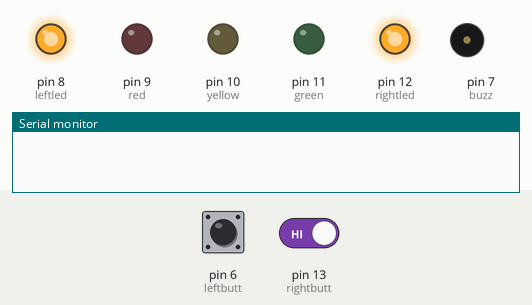
The sketch below on a simulated Arduino Uno, built with avr-gcc and run on an emulated ATmega328P. On the bench: output pins drawn as LEDs (lit = HIGH), buzzer (waves = sounding, pin HIGH), the last lines printed to the serial monitor. The inputs (shaded band) are chosen by the test bench; at power-on: pin 6 (leftbutt) HIGH, pin 13 (rightbutt) HIGH. Random numbers use the default seed unless the sketch sets one.

Above: at 6.8 s.
6.9 s: pin 6 (leftbutt) pulled LOW for 0.2 s
At 8.7 s:
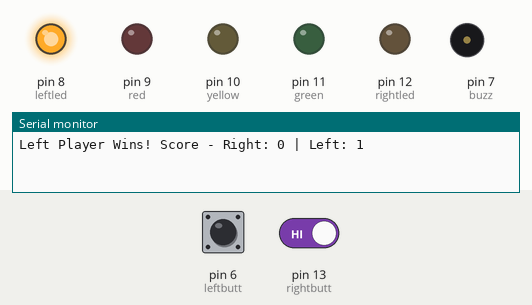
12.9 s: pin 6 (leftbutt) driven LOW and pin 13 (rightbutt) driven LOW
At 15.2 s:
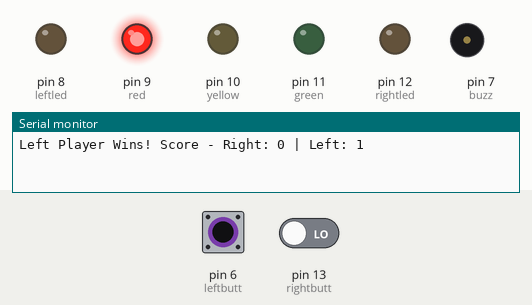
15.9 s: pin 13 (rightbutt) driven HIGH
At 22.7 s:
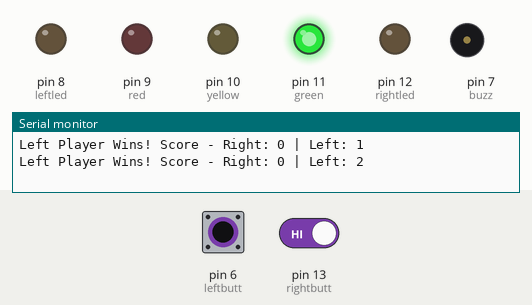
Timing chart, 0 to 24.9 s (numbered marks = the images above; inputs shaded):
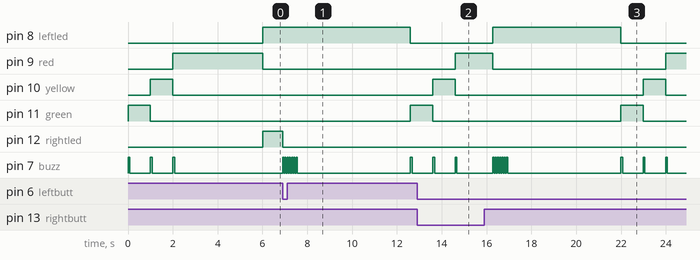

Measured:
- after the input at 6.9 s, pin 8 (leftled): HIGH → LOW after 5.7 s; pin 11 (green): LOW → HIGH after 5.7 s; pin 12 (rightled): HIGH → LOW at once; pin 7 (buzz): goes 6 × (HIGH 0.05 s, LOW 0.05 s), HIGH 0.05 s, LOW 5.1 s, HIGH 0.08 s, then LOW, starting at once
- after the input at 15.9 s, pin 8 (leftled): LOW → HIGH after 0.39 s, → LOW 5.7 s later
- by itself, pin 7 (buzz): alternates HIGH for 0.08 s and LOW for 0.92 s, 6 changes in all, then stays LOW

The sketch:

Reaction_Game.ino
```cpp
int rightled = 12;
int green = 11;
int yellow = 10;
int red = 9;
int leftled = 8;

int buzz = 7;

int rightbutt = 13;
int leftbutt = 6;

bool buttonPressed = 0;

int x;
int rightScore = 0;
int leftScore = 0;

  void
  setup() {
  // put your setup code here, to run once:
  pinMode(rightled, OUTPUT);
  pinMode(green, OUTPUT);
  pinMode(yellow, OUTPUT);
  pinMode(red, OUTPUT);
  pinMode(leftled, OUTPUT);

  pinMode(buzz, OUTPUT);

  pinMode(rightbutt, INPUT_PULLUP);
  pinMode(leftbutt, INPUT_PULLUP);

  randomSeed(analogRead(A0));

  Serial.begin(9600);
}


void loop() {
  // Sound at end
  digitalWrite(green, HIGH);
  digitalWrite(buzz, HIGH);
  delay(80);
  digitalWrite(buzz, LOW);
  delay(920);
  digitalWrite(green, LOW);

  digitalWrite(yellow, HIGH);
  digitalWrite(buzz, HIGH);
  delay(80);
  digitalWrite(buzz, LOW);
  delay(920);
  digitalWrite(yellow, LOW);

  digitalWrite(red, HIGH);
  digitalWrite(buzz, HIGH);
  delay(80);
  digitalWrite(buzz, LOW);  // Neeed to randomise
  delay(random(900, 4901));
  digitalWrite(red, LOW);

  while (buttonPressed == 0) {  // FIRST TO PRESS BUTTON
    digitalWrite(rightled, HIGH);
    digitalWrite(leftled, HIGH);

    if (digitalRead(rightbutt) == 0) {
      buttonPressed = 1;
      digitalWrite(leftled, LOW);
      rightScore++;
      Serial.print("Right Player Wins! Score - Right: ");
      Serial.print(rightScore);
      Serial.print(" | Left: ");
      Serial.println(leftScore);
    } else if (digitalRead(leftbutt) == 0) {
      buttonPressed = 1;
      digitalWrite(rightled, LOW);
      leftScore++;
      Serial.print("Left Player Wins! Score - Right: ");
      Serial.print(rightScore);
      Serial.print(" | Left: ");
      Serial.println(leftScore);
    }
  }
  for (x = 0; x < 7; x++)  // Winner Tune
  {
    digitalWrite(buzz, HIGH);
    delay(50);
    digitalWrite(buzz, LOW);
    delay(50);
  }

  if (rightScore >= 5)
  {
    Serial.println("RIGHT WINS !!!!");
    rightScore =0;
    leftScore =0;
    Serial.println("NEW GAME");
  }
  else if (leftScore >= 5)
  {
    Serial.println("LEFT WINS !!!!");
     rightScore =0;
    leftScore =0;
     Serial.println("NEW GAME");
  }


  delay(5000);  /// Restarting Game
  digitalWrite(rightled, LOW);
  digitalWrite(leftled, LOW);
  buttonPressed = 0;
}
```
